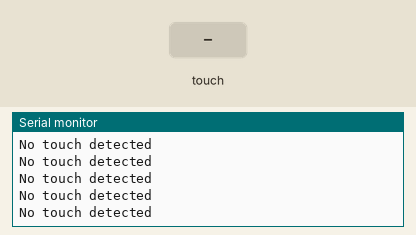
Simulated run of this sketch. Board: Arduino Uno, built with avr-gcc and run on an emulated ATmega328P. Shown: the last lines printed to the serial monitor. The inputs (shaded band) are chosen by the test bench.

Above: at 1.2 s.
1.3 s: touch panel pressed at 13 % / 10 % of its raw x / y range
At 1.31 s:
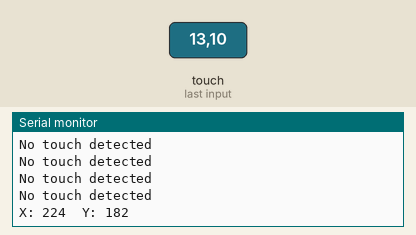
2.8 s: touch panel pressed at 38 % / 10 % of its raw x / y range
At 2.82 s:
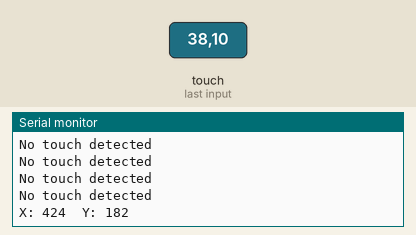

The sketch:

Touchpad_Test.ino
```cpp
#include <TouchScreen.h>

// Touch screen pins and configuration
TouchScreen ts = TouchScreen(A1, A0, A3, A2, 0);  // (XGND, YGND, X5V, Y5V)

void setup() {
  Serial.begin(115200);  // Start serial communication
}

void loop() {
  TSPoint p = ts.getPoint();  // Get the current touch point

  // Check if the screen is being touched
  if (p.x != 0 && p.y != 0) {
    Serial.print("X: ");
    Serial.print(p.x);
    Serial.print("  Y: ");
    Serial.println(p.y);
  } else {
    Serial.println("No touch detected");
  }

  delay(100);  // Small delay to prevent flooding the serial monitor
}
```

Measured:
- after the input at 1.3 s, the serial monitor: prints a new line at once (image 1)
- after the input at 2.8 s, the serial monitor: prints a new line at once (image 2)
